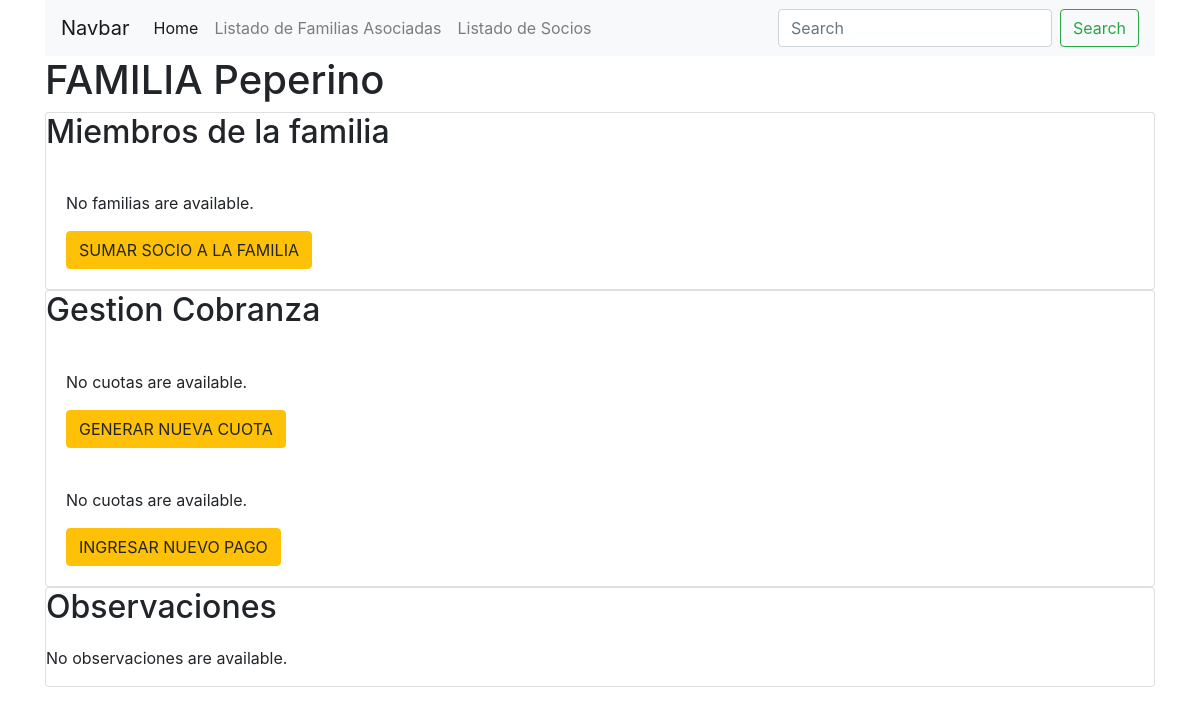
The page /socios/familia/2 (signed in) on the database as committed earlier.
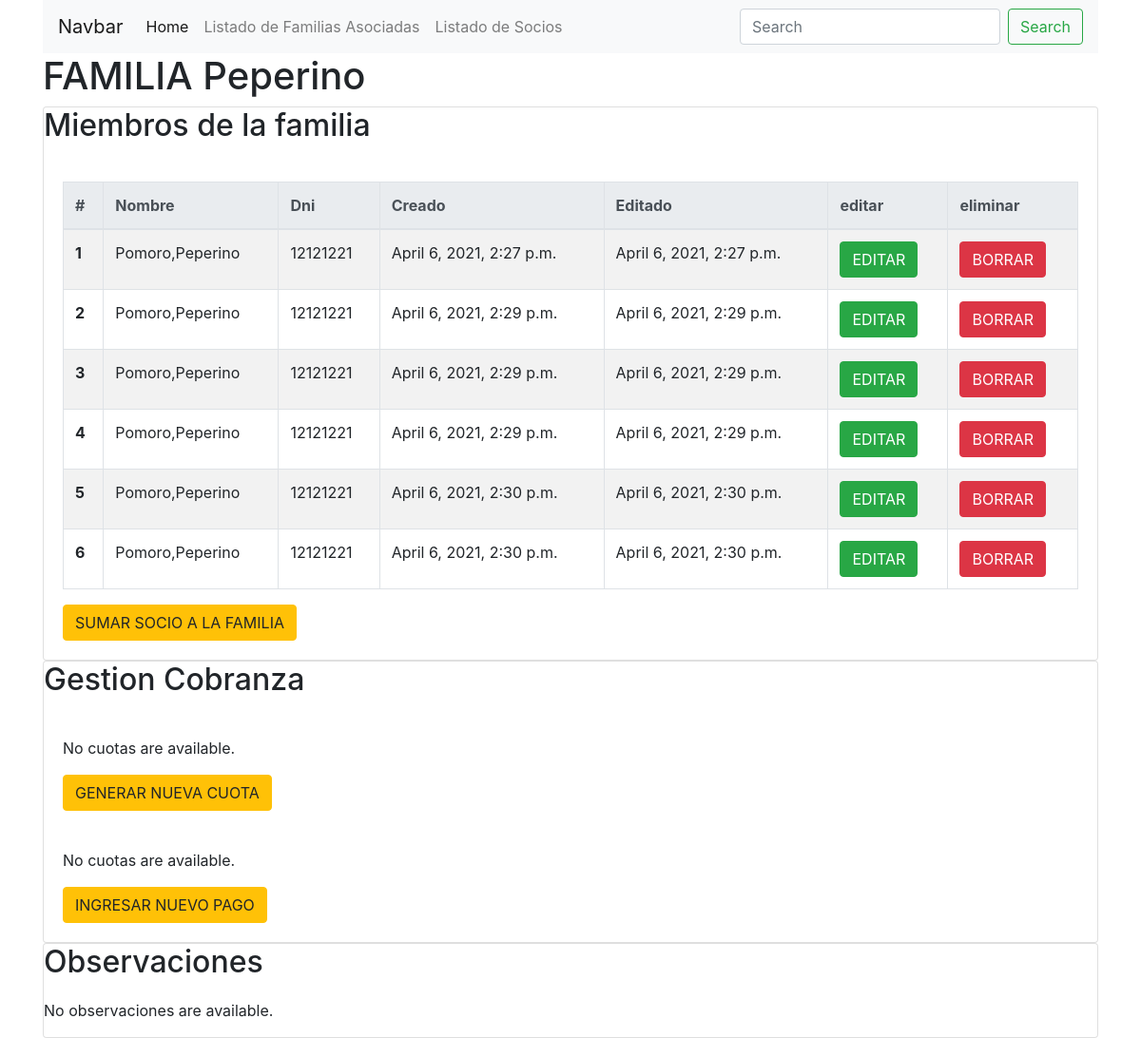
The same page on the database as committed later.
### socios/models.py (models this page shows, shortened)
class Familia(models.Model):
    familia_crm_id = models.CharField(max_length=50)
    crm_id = models.IntegerField(unique=True) # unique=True
    direccion_calle = models.CharField(max_length=50,blank=True)
    direccion_numero = models.CharField(max_length=50,blank=True)
    direccion_depto = models.CharField(max_length=50,blank=True)
    direccion_localidad = models.CharField(max_length=50,blank=True)
    direccion_provincia = models.CharField(max_length=50,blank=True)
    contacto = models.CharField(max_length=200,blank=True)
    creado = models.DateTimeField('creado',auto_now_add=True)
    actualizado = models.DateTimeField('actualizado',auto_now=True)

class Socio(models.Model):
    CATEGORIAS_CHOISES = [
        ( 0,"inactivo"),
        ( 1,"beneficiario"),
        ( 2,"dirigente"),
        ( 3,"recurso adulto"),
        ( 4,"resp.beneficiario"),
        ( 5,"colaborador")
        ]
    RAMAS_CHOISES = [
        ( 0,"ninguna"),
        ( 1,"manada"),
        ( 2,"unidad scout"),
        ( 3,"caminantes"),
        ( 4,"rovers")
        ]
    nombres = models.CharField(max_length=50)
    apellidos = models.CharField(max_length=50)
    dni = models.CharField(max_length=15)
    fecha_nacimiento = models.DateField('fecha_nacimiento')
    creado = models.DateTimeField('creado',auto_now_add=True)
    actualizado = models.DateTimeField('actualizado',auto_now=True)
    familia=models.ForeignKey(Familia, on_delete=models.CASCADE)
    categoria=models.IntegerField(default=0, choices=CATEGORIAS_CHOISES)
    rama=models.IntegerField(default=0, choices=RAMAS_CHOISES)
    def __str__(self):
        return  "{}, {}".format(self.apellidos,self.nombres)

### socios/views.py (the view)
# urls.py: path('familia/<int:familia_id>', views.familia_detalle, name='familia_detalle'),
def familia_detalle(request, familia_id, error_message=''):
    try:
        familia_socios = Familia.objects.get(pk=familia_id)
        socios = Socio.objects.filter(familia_id=familia_socios.id)
        print(socios)
        plan_de_pago = CuotaSocialFamilia.objects.filter(familia_id=familia_socios.id)
        print(plan_de_pago)
        print("-------------")
        pagos = CuotaPago.objects.filter(familia_id=familia_socios.id)
        print(pagos)
        print("-------------")
        observaciones = Observaciones.objects.filter(familia_id=familia_socios.id)
        print(pagos)
        print("-------------")
    except Exception as err:
        raise Http404("Unexpected error: {0}".format(err))
    return render(request, 'socios/familia_detalle.html', {'familia': familia_socios,'socios':socios,'cuotas':plan_de_pago,'pagos':pagos, 'observaciones':observaciones, 'error_message': error_message })

### socios/templates/socios/familia_detalle.html (shortened to what this page needs)
{% extends "base_site.html" %}
{% block content %}
<h1>FAMILIA {{ familia.familia_crm_id }}</h1>
<div class="card">
    <div class="card-title">
        <h2>Miembros de la familia</h2>
    </div>
    <div class="card-body">
        {% include "socios/familia_miembros.html" %}
    </div>
</div>
<div class="card">
    <div class="card-title">
        <h2>Gestion Cobranza</h2>
    </div>
    <div class="card-body">
        {% include "cuotas/cuotas_lista.html" %}
    </div>
    <div class="card-body">
        {% include "cuotas/pagos_lista.html" %}
    </div>
</div>
<div class="card">
    <div class="card-title">
        <h2>Observaciones</h2>
    </div>
    {% include "socios/observaciones.html" %}
</div>
{% endblock content %}

### templates/base_site.html (shortened to what this page needs)
<!doctype html>
<html>
<head>
    {% load bootstrap4 %}
    {% bootstrap_css %}
</head>
<body>
    {% if not user.is_authenticated %}
    <div class="container-md">
        <a href="{% url 'admin:index' %}" class="top-menu"><span class="glyphicon glyphicon-plus">SOLO USUARIOS REGISTRADOS, ir al login</span></a>
    </div>
    {% else %}
    <div class="container-md">
        {% include 'navbar.html' %}
        {% block content %}{% endblock content %}
    </div>
    {% endif %}
</body>
</html>

### templates/navbar.html (shortened to what this page needs)
{% block navbar_base %}
<nav class="navbar navbar-expand-lg navbar-light bg-light">
    <a class="navbar-brand" href="#">Navbar</a>
    <div class="collapse navbar-collapse" id="navbarSupportedContent">
      <ul class="navbar-nav mr-auto">
        <li class="nav-item active">
          <a class="nav-link" href="#">Home <span class="sr-only">(current)</span></a>
        </li>
        <li class="nav-item">
          <a class="nav-link" href="{% url 'socios:familia_listado' %}">Listado de Familias Asociadas</a>
        </li>
        <li class="nav-item">
          <a class="nav-link" href="{% url 'socios:socios_listado' %}">Listado de Socios</a>
        </li>
      </ul>
      <form class="form-inline my-2 my-lg-0">
        <input class="form-control mr-sm-2" type="search" placeholder="Search" aria-label="Search">
        <button class="btn btn-outline-success my-2 my-sm-0" type="submit">Search</button>
      </form>
    </div>
  </nav>
{% endblock navbar_base %}

### socios/templates/socios/familia_miembros.html
{% block familia_miembros %}
{% if socios %}
<table id="example" class="table table-striped table-bordered table-hover table-responsive-xl" style="width:100%">
  <thead class="thead-light">
    <tr>
      <th scope="col">#</th>
      <th scope="col">Nombre</th>
      <th scope="col">Dni</th>
      <th scope="col">Creado</th>
      <th scope="col">Editado</th>
      <th scope="col">editar</th>
      <th scope="col">eliminar</th>
    </tr>
  </thead>
  <tbody>
    {% for socio in socios %}
    <tr>
      <th scope="row">{{ forloop.counter }}</th>
      <td>{{ socio.apellidos }},{{ socio.nombres }}</td>
      <td>{{ socio.dni }}</td>
      <td>{{ socio.creado }}</td>
      <td>{{ socio.actualizado }}</td>
      <td><a class="btn btn-success" href={% url 'socios:socio_editar' socio_id=socio.pk %}>EDITAR</a></td>
      <td><a class="btn btn-danger" href={% url 'socios:socio_borrar' socio_id=socio.pk %}>BORRAR</a></td>
    </tr>
    {% endfor %}
  </tbody>
</table>
{% else %}
<p>No familias are available.</p>
{% endif %}
<a class="btn btn-warning" href="{% url 'socios:socio_nuevo' familia_id=familia.pk %}" >SUMAR SOCIO A LA FAMILIA</a>
{% endblock familia_miembros %}

### cuotas/templates/cuotas/cuotas_lista.html
{% block cuotas_lista %}
{% if cuotas %}
<table id="example" class="table table-striped table-bordered table-hover table-responsive-xl" style="width:70%">
  <thead>
    <tr>
      <th scope="col">#</th>
      <th scope="col">Fecha Vto</th>
      <th scope="col">Concepto</th>
      <th scope="col">Familia</th>
      <th scope="col">Importe</th>
      <th scope="col">editar</th>
      <th scope="col">eliminar</th>
    </tr>
  </thead>
  {% for cuota in cuotas %}
  <tbody>
    <tr>
      <th scope="row">{{ cuota.id }}</th>
      <td><a href="/cuotas/cuotasocialfamilia/{{ cuota.id }}">{{ cuota.vencimiento }}</a></td>
      <td>{{ cuota.plan_de_pago }}</td>
      <td>{{ cuota.familia }}</td>
      <td>{{ cuota.importe_cuota }}</td>
      <td><a class="btn btn-success" href={% url 'cuotas:editar_cuota' cuota_id=cuota.pk %}>EDITAR</a></td>
      <td><a class="btn btn-danger" href={% url 'cuotas:borrar_cuota' cuota_id=cuota.pk %}>BORRAR</a></td>
    </tr>
  </tbody>
    {% endfor %}
  </table>
{% else %}
    <p>No cuotas are available.</p>
{% endif %}
<a class="btn btn-warning" href="{% url 'cuotas:nueva_cuota' familia_id=familia.pk %}" >GENERAR NUEVA CUOTA </a>
{% endblock cuotas_lista %}

### cuotas/templates/cuotas/pagos_lista.html
{% block pagos_lista %}
{% if pagos %}
<table id="example" class="table table-striped table-bordered table-hover table-responsive-xl" style="width:70%">
  <thead class="thead-light">
    <tr>
      <th scope="col">#</th>
      <th scope="col">Fecha pago</th>
      <th scope="col">Concepto</th>
      <th scope="col">Familia</th>
      <th scope="col">Importe</th>
      <th scope="col">editar</th>
      <th scope="col">eliminar</th>
    </tr>
  </thead>
  <tbody>
  {% for pago in pagos %}
    <tr>
      <th scope="row">{{ pago.id }}</th>
      <td>{{pago.fecha_cobro}}</td>
      <td>{{ pago.aplica_pago_plan }}</td>
      <td>{{ pago.familia }}</td>
      <td>{{ pago.importe }}</td>
      <td><a class="btn btn-success" href={% url 'cuotas:nuevo_pago' familia_id=familia.pk pago_id=pago.pk %}>EDITAR</a></td>
      <td><a class="btn btn-danger" href={% url 'cuotas:borrar_pago' pago_id=pago.pk %}>BORRAR</a></td>
    </tr>
    {% endfor %}
  </tbody>
  </table>
{% else %}
    <p>No cuotas are available.</p>
{% endif %}
<a class="btn btn-warning" href="{% url 'cuotas:nuevo_pago' familia_id=familia.pk pago_id=0 %}" >INGRESAR NUEVO PAGO </a>
{% endblock pagos_lista %}

### socios/templates/socios/observaciones.html
{% block observaciones %}
{% if observaciones %}
<table id="example" class="table table-striped table-bordered table-hover table-responsive-xl" style="width:70%">
    <thead>
        <tr>
            <th scope="col">fecha</th>
            <th scope="col">detalle</th>
            <th scope="col">actualizado</th>
            <th scope="col">editar</th>
            <th scope="col">eliminar</th>
        </tr>
    </thead>
    <tbody>
    {% for observacion in observaciones %}
        <tr>
            <td>{{ observacion.creado}}</td>
            <td>{{ observacion.detalle}}</td>
            <td>{{ observacion.actualizado }}</td>
            <td><a class="btn btn-success" href={% url 'socios:familia_editar_observacion' observacion_id=observacion.pk %}>EDITAR</a></td>
            <td><a class="btn btn-danger" href={% url 'socios:familia_borrar_observacion' observacion_id=observacion.pk %}>BORRAR</a></td>
        </tr>
    {% endfor %}
    </tbody>
</table>
{% else %}
<p>No observaciones are available.</p>
{% endif %}
{% endblock observaciones %}

Rows that differ between the two databases and show on the page:
added Socio: apellidos "Pomoro", nombres "Peperino", dni "12121221", creado "April 6, 2021, 2:27 p.m.", actualizado "April 6, 2021, 2:27 p.m."
added Socio: apellidos "Pomoro", nombres "Peperino", dni "12121221", creado "April 6, 2021, 2:29 p.m.", actualizado "April 6, 2021, 2:29 p.m."
added Socio: apellidos "Pomoro", nombres "Peperino", dni "12121221", creado "April 6, 2021, 2:29 p.m.", actualizado "April 6, 2021, 2:29 p.m."
added Socio: apellidos "Pomoro", nombres "Peperino", dni "12121221", creado "April 6, 2021, 2:29 p.m.", actualizado "April 6, 2021, 2:29 p.m."
added Socio: apellidos "Pomoro", nombres "Peperino", dni "12121221", creado "April 6, 2021, 2:30 p.m.", actualizado "April 6, 2021, 2:30 p.m."
added Socio: apellidos "Pomoro", nombres "Peperino", dni "12121221", creado "April 6, 2021, 2:30 p.m.", actualizado "April 6, 2021, 2:30 p.m."
Other text that changed with them:
text no longer shown: "No familias are available."
text now shown: "# Nombre Dni Creado Editado editar eliminar"
